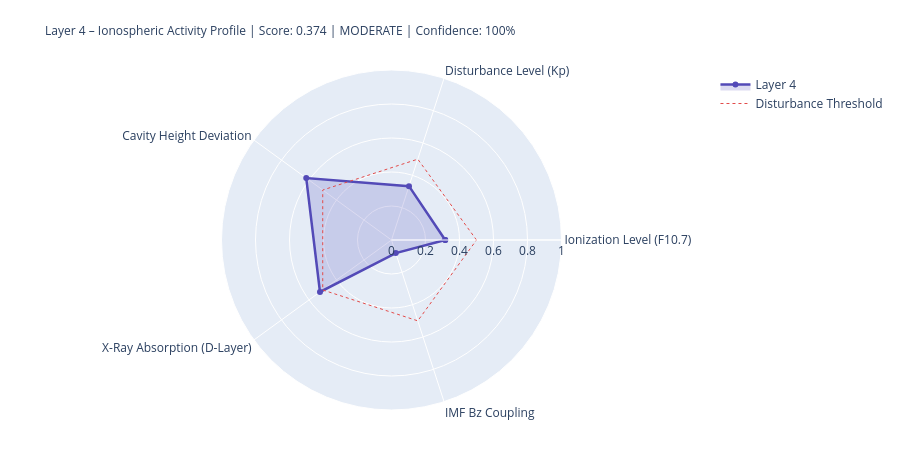

The notebook cell this image was saved under:
### Markdown cell above
---
## 4. State Assessment & Handoff to Layer 5

### Code cell
# ============================================================
# LAYER-4-SCORE
# ============================================================

COMPONENTS = {
    'Ionization Level (F10.7)':    {'score': ioniz,       'source': 'primary' if f107_now else 'from_layer0', 'dynamic': True},
    'Disturbance Level (Kp)':          {'score': disturb,     'source': 'primary' if kp_now   else 'from_layer0', 'dynamic': True},
    'Cavity Height Deviation':    {'score': h_dev,       'source': 'derived',                                'dynamic': True},
    'X-Ray Absorption (D-Layer)':{'score': xray_ioniz,  'source': 'primary' if xray_now else 'missing',     'dynamic': True},
    'IMF Bz Coupling':             {'score': bz_coupling, 'source': 'primary' if bz_now   else 'from_layer0', 'dynamic': True},
}

available    = {k: v['score'] for k, v in COMPONENTS.items() if v['score'] is not None}
unavailable  = [k for k, v in COMPONENTS.items() if v['score'] is None]
layer4_score = round(sum(available.values()) / len(available), 4) if available else None
confidence   = round(len(available) / len(COMPONENTS), 2)
level = ('unknown' if layer4_score is None
         else 'quiet'   if layer4_score < 0.3
         else 'moderate' if layer4_score < 0.6
         else 'active')
dominant_l4 = max(available, key=available.get) if available else 'none'

# Resonance delta for Schumann SR-1
sr1_ref = schumann_freq(1, 80.0)
sr1_now = schumann_freq(1, h_eff)
sr1_delta_mhz = (sr1_now - sr1_ref) * 1000

# Propagation conditions
prop_cond = ('disturbed'   if kp_val > 4
             else 'unsettled' if kp_val > 2
             else 'normal')
if xray_class in ['X', 'M']:
    prop_cond = 'Radio-Blackout moeglich'

W = 68
print('=' * W)
print('LAYER 4 – IONOSPHERE – STATE ASSESSMENT')
print('=' * W)
for name, comp in COMPONENTS.items():
    s = comp['score']
    if s is not None:
        bar = '█' * int(s * 20) + '░' * (20 - int(s * 20))
        print(f'  {name:<36} {bar}  {s:.3f}  [{comp["source"]}]')
    else:
        print(f'  {name:<36} {"─" * 20}  n/a   [missing]')
print('-' * W)
print(f'  Score:          {layer4_score:.3f}  ({len(available)}/{len(COMPONENTS)} components)')
print(f'  Confidence:     {confidence:.0%}')
print(f'  Level:          {level.upper()}')
print(f'  Dominant:       {dominant_l4}')
print(f'  Cavity height:  {h_eff:.1f} km  (Ref: 80.0 km)')
print(f'  SR-1:           {sr1_now:.3f} Hz  (Δ {sr1_delta_mhz:+.1f} mHz vs. ref)')
print(f'  Propagation:    {prop_cond}')
print(f'  X-Ray:          {xray_class}-class  ({xray_now:.2e} W/m²)' if xray_now else '  X-Ray:          n/a')
print('=' * W)

# Radar
cats   = list(available.keys())
vals_r = list(available.values())
if len(cats) >= 3:
    fig = go.Figure()
    fig.add_trace(go.Scatterpolar(
        r=vals_r + [vals_r[0]], theta=cats + [cats[0]],
        fill='toself', fillcolor='rgba(83,74,183,0.20)',
        line=dict(color='#534AB7', width=2.5), name='Layer 4'
    ))
    fig.add_trace(go.Scatterpolar(
        r=[0.5] * (len(cats)+1), theta=cats + [cats[0]],
        line=dict(color='#E24B4A', dash='dot', width=1),
        mode='lines', name='Disturbance Threshold'
    ))
    fig.update_layout(
        title=dict(
            text=f'Layer 4 – Ionospheric Activity Profile | Score: {layer4_score:.3f} | {level.upper()} | Confidence: {confidence:.0%}',
            font=dict(size=12)
        ),
        polar=dict(radialaxis=dict(visible=True, range=[0, 1])),
        height=450, showlegend=True,
        margin=dict(l=80, r=80, t=70, b=40)
    )
    fig.show()

### Figure 1 — Plotly figure (JSON) as saved in the notebook; plotly's stock layout.template omitted (floating-point values rounded to 4 significant figures)
{"data": [{"fill": "toself", "fillcolor": "rgba(83,74,183,0.20)", "line": {"color": "#534AB7", "width": 2.5}, "name": "Layer 4", "r": [0.316, 0.333, 0.62, 0.52, 0.081, 0.316], "theta": ["Ionization Level (F10.7)", "Disturbance Level (Kp)", "Cavity Height Deviation", "X-Ray Absorption (D-Layer)", "IMF Bz Coupling", "Ionization Level (F10.7)"], "type": "scatterpolar"}, {"line": {"color": "#E24B4A", "dash": "dot", "width": 1}, "mode": "lines", "name": "Disturbance Threshold", "r": [0.5, 0.5, 0.5, 0.5, 0.5, 0.5], "theta": ["Ionization Level (F10.7)", "Disturbance Level (Kp)", "Cavity Height Deviation", "X-Ray Absorption (D-Layer)", "IMF Bz Coupling", "Ionization Level (F10.7)"], "type": "scatterpolar"}], "layout": {"height": 450, "margin": {"b": 40, "l": 80, "r": 80, "t": 70}, "polar": {"radialaxis": {"range": [0, 1], "visible": true}}, "showlegend": true, "title": {"font": {"size": 12}, "text": "Layer 4 – Ionospheric Activity Profile | Score: 0.374 | MODERATE | Confidence: 100%"}}}
